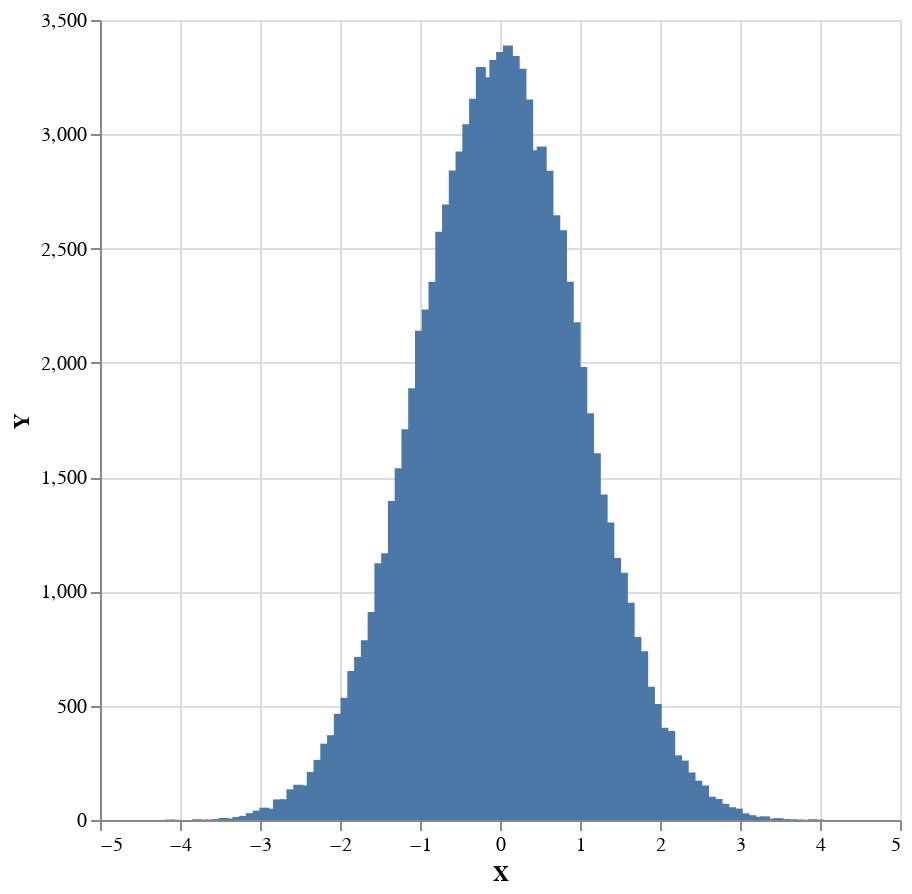

Notebook cell for this chart:
### Markdown cell above
We'd like to view a histogram of samples, which in the limit of many samples should tend to the PDF of a normal distribution.

Again, we could apply a histogram to the list of samples:

### Code cell
samples <- sampler $ replicateM 100000 (weighted model2)
plot . histogramToList . histogram 100 $ samples

### Figure 1 — Vega-Lite specification as saved in the notebook (floating-point values rounded to 4 significant figures)
{"$schema": "https://vega.github.io/schema/vega-lite/v4.json", "data": {"values": [{"X": -4.128, "Y": 2}, {"X": -4.044, "Y": 1}, {"X": -3.959, "Y": 0}, {"X": -3.875, "Y": 0}, {"X": -3.79, "Y": 3}, {"X": -3.706, "Y": 2}, {"X": -3.621, "Y": 2}, {"X": -3.537, "Y": 4}, {"X": -3.452, "Y": 9}, {"X": -3.368, "Y": 6}, {"X": -3.283, "Y": 13}, {"X": -3.198, "Y": 18}, {"X": -3.114, "Y": 30}, {"X": -3.029, "Y": 41}, {"X": -2.945, "Y": 54}, {"X": -2.86, "Y": 49}, {"X": -2.776, "Y": 90}, {"X": -2.691, "Y": 91}, {"X": -2.607, "Y": 134}, {"X": -2.522, "Y": 154}, {"X": -2.438, "Y": 151}, {"X": -2.353, "Y": 210}, {"X": -2.268, "Y": 263}, {"X": -2.184, "Y": 334}, {"X": -2.099, "Y": 371}, {"X": -2.015, "Y": 465}, {"X": -1.93, "Y": 535}, {"X": -1.846, "Y": 652}, {"X": -1.761, "Y": 713}, {"X": -1.677, "Y": 786}, {"X": -1.592, "Y": 910}, {"X": -1.508, "Y": 1123}, {"X": -1.423, "Y": 1167}, {"X": -1.339, "Y": 1396}, {"X": -1.254, "Y": 1539}, {"X": -1.169, "Y": 1709}, {"X": -1.085, "Y": 1889}, {"X": -1.0, "Y": 2141}, {"X": -0.9158, "Y": 2233}, {"X": -0.8313, "Y": 2355}, {"X": -0.7467, "Y": 2574}, {"X": -0.6622, "Y": 2693}, {"X": -0.5776, "Y": 2842}, {"X": -0.4931, "Y": 2925}, {"X": -0.4086, "Y": 3044}, {"X": -0.324, "Y": 3156}, {"X": -0.2395, "Y": 3294}, {"X": -0.1549, "Y": 3249}, {"X": -0.07039, "Y": 3325}, {"X": 0.01415, "Y": 3360}, {"X": 0.0987, "Y": 3388}, {"X": 0.1832, "Y": 3342}, {"X": 0.2678, "Y": 3287}, {"X": 0.3523, "Y": 3152}, {"X": 0.4369, "Y": 2930}, {"X": 0.5214, "Y": 2947}, {"X": 0.606, "Y": 2840}, {"X": 0.6905, "Y": 2646}, {"X": 0.775, "Y": 2580}, {"X": 0.8596, "Y": 2355}, {"X": 0.9441, "Y": 2178}, {"X": 1.029, "Y": 1982}, {"X": 1.113, "Y": 1780}, {"X": 1.198, "Y": 1605}, {"X": 1.282, "Y": 1424}, {"X": 1.367, "Y": 1302}, {"X": 1.451, "Y": 1146}, {"X": 1.536, "Y": 1082}, {"X": 1.62, "Y": 950}, {"X": 1.705, "Y": 801}, {"X": 1.79, "Y": 738}, {"X": 1.874, "Y": 583}, {"X": 1.959, "Y": 507}, {"X": 2.043, "Y": 404}, {"X": 2.128, "Y": 389}, {"X": 2.212, "Y": 283}, {"X": 2.297, "Y": 260}, {"X": 2.381, "Y": 208}, {"X": 2.466, "Y": 172}, {"X": 2.55, "Y": 151}, {"X": 2.635, "Y": 102}, {"X": 2.72, "Y": 92}, {"X": 2.804, "Y": 71}, {"X": 2.889, "Y": 56}, {"X": 2.973, "Y": 50}, {"X": 3.058, "Y": 29}, {"X": 3.142, "Y": 21}, {"X": 3.227, "Y": 14}, {"X": 3.311, "Y": 16}, {"X": 3.396, "Y": 6}, {"X": 3.48, "Y": 8}, {"X": 3.565, "Y": 4}, {"X": 3.649, "Y": 3}, {"X": 3.734, "Y": 2}, {"X": 3.819, "Y": 1}, {"X": 3.903, "Y": 3}, {"X": 3.988, "Y": 2}, {"X": 4.072, "Y": 0}, {"X": 4.157, "Y": 0}, {"X": 4.241, "Y": 0}]}, "encoding": {"x": {"field": "X", "type": "quantitative"}, "y": {"field": "Y", "type": "quantitative"}}, "height": 400, "mark": "bar", "width": 400}
